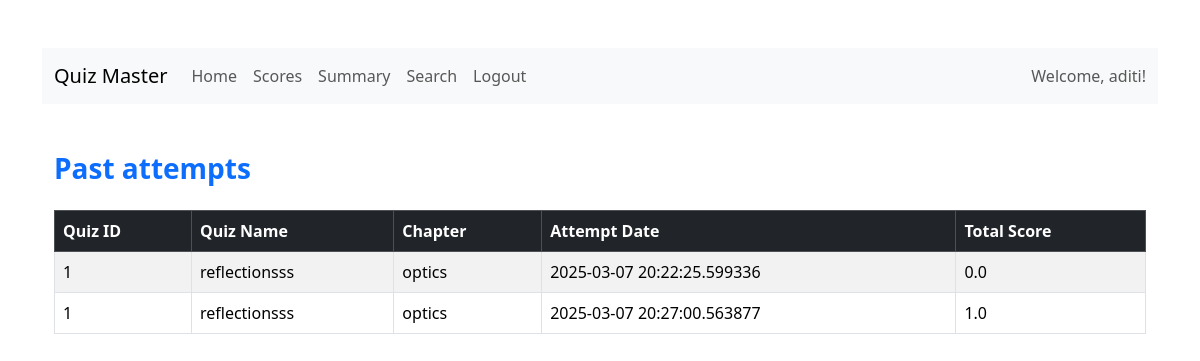
Page /dashboard/user/2/userscores on the earlier database version.
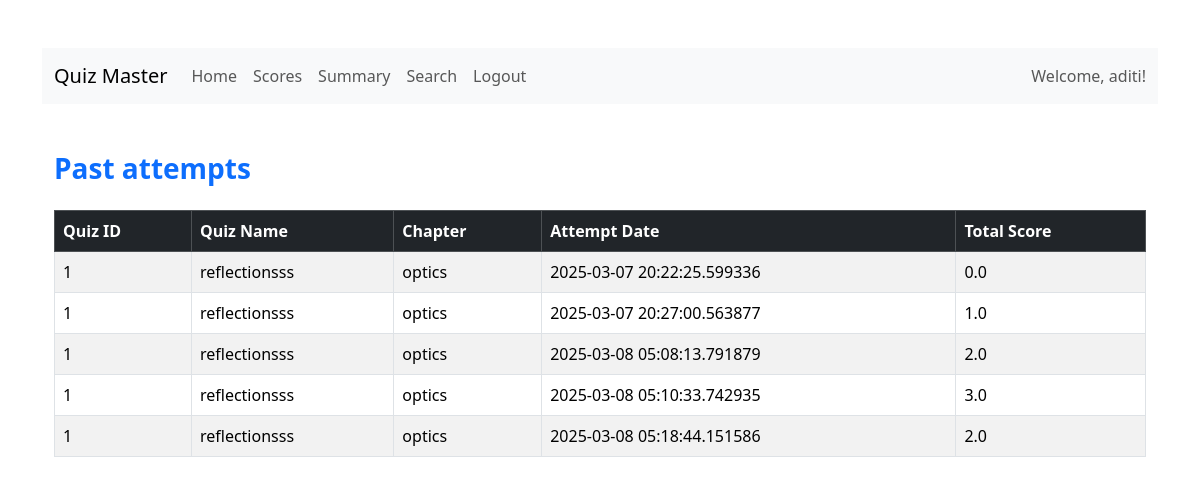
Same page on the later database version.
### models/user.py (models this page shows)
class User(db.Model,UserMixin):
    id = db.Column(db.Integer, primary_key=True, autoincrement=True)
    email = db.Column(db.String(150), unique=True, nullable=False)
    password = db.Column(db.String(150), nullable=False)
    fullname = db.Column(db.String(150), nullable=False)
    qualification = db.Column(db.String(150))
    dob = db.Column(db.Date)
    role=db.Column(db.String(150),nullable=False,default="user")

### models/score.py (models this page shows)
class Score(db.Model):
    id = db.Column(db.Integer, primary_key=True)
    quizid = db.Column(db.Integer, db.ForeignKey('quiz.id'), nullable=False)
    userid = db.Column(db.Integer, db.ForeignKey('user.id'), nullable=False)
    timestampofattempt = db.Column(db.DateTime, default=datetime)
    totalscored = db.Column(db.Float)
    quiz = db.relationship('Quiz', backref='scores')
    user = db.relationship('User', backref='scores')

### models/quiz.py (models this page shows, shortened)
class Quiz(db.Model):
    id = db.Column(db.Integer, primary_key=True)
    chapter_id = db.Column(db.Integer, db.ForeignKey('chapter.id'), nullable=False)
    quizdate = db.Column(db.Date)
    quizduration = db.Column(db.Time)
    quizname=db.Column(db.String(150), nullable=False,unique=True)
    questions = db.relationship('Question', backref='quiz', lazy=True)

### models/chapter.py (models this page shows)
class Chapter(db.Model):
    id = db.Column(db.Integer, primary_key=True)
    name = db.Column(db.String(150), nullable=False,unique=True)
    description = db.Column(db.Text)
    subject_id = db.Column(db.Integer, db.ForeignKey('subject.id'), nullable=False)
    quizzes = db.relationship('Quiz', backref='chapter', lazy=True)

### app.py (the view)
@app.route("/dashboard/user/<int:id>/userscores", methods=["GET", "POST"])
def userscores(id):
    user=User.query.filter_by(id=id).first()
    scores = db.session.query(
        Score.quizid,
        Quiz.quizname,
        Chapter.name,
        Score.timestampofattempt,
        Score.totalscored
    ).join(
        Quiz, Score.quizid == Quiz.id
    ).join(
        Chapter, Quiz.chapter_id == Chapter.id
    ).filter(
        Score.userid == id
    ).all()
    print(user.fullname)
    return render_template("userscores.html",user=user,scores=scores )

### templates/userscores.html (shortened to what this page needs)
{% extends "base.html" %}
{% block content %}
<nav class="navbar navbar-expand-lg navbar-light bg-light">
    <div class="container-fluid">
      <a class="navbar-brand" href="{{ url_for('userdashboard', id=user.id) }}">Quiz Master</a>
      <div class="collapse navbar-collapse">
        <ul class="navbar-nav me-auto mb-2 mb-lg-0">
          <li class="nav-item"><a class="nav-link" href="{{ url_for('userdashboard', id=user.id) }}">Home</a></li>
          <li class="nav-item"><a class="nav-link" href="{{ url_for('userscores', id=user.id) }}">Scores</a></li>
          <li class="nav-item"><a class="nav-link" href="{{ url_for('usersummary', id=user.id) }}">Summary</a></li>
          <li class="nav-item"><a class="nav-link" href="{{ url_for('usersearch', id=user.id) }}">Search</a></li>
          <li class="nav-item"><a class="nav-link" href="{{ url_for('logout') }}">Logout</a></li>
        </ul>
        <span class="navbar-text ms-auto">Welcome, {{ user.fullname }}!</span>
      </div>
    </div>
  </nav>
<div class="container my-5">
    <h3 class="mb-4 text-primary fw-bold">Past attempts</h3>
    <div class="table-responsive">
        <table class="table table-striped table-hover table-bordered">
            <thead class="table-dark">
                <tr>
                    <th scope="col">Quiz ID</th>
                    <th scope="col">Quiz Name</th>
                    <th scope="col">Chapter</th>
                    <th scope="col">Attempt Date</th>
                    <th scope="col">Total Score</th>
                </tr>
            </thead>
            <tbody>
                {% for score in scores %}
                <tr>
                    <td>{{score[0]}}</td>
                    <td>{{score[1]}}</td>
                    <td>{{score[2]}}</td>
                    <td>{{score[3]}}</td>
                    <td>{{score[4]}}</td>
                </tr>
                {% endfor %}
            </tbody>
        </table>
    </div>
{% endblock %}

### templates/base.html (shortened to what this page needs)
<!DOCTYPE html>
<html lang="en">
    <head>
        <link href="https://cdn.jsdelivr.net/npm/bootstrap@5.3.3/dist/css/bootstrap.min.css" rel="stylesheet">
    </head>
<body>
    <div class="container mt-5">
        {% block content %}
        {% endblock %}
    </div>
</body>
</html>

Differences in the rows shown:
added Score: quizid "1", quizname "reflectionsss", name "optics", timestampofattempt "2025-03-08 05:08:13.791879", totalscored "2.0"
added Score: quizid "1", quizname "reflectionsss", name "optics", timestampofattempt "2025-03-08 05:10:33.742935", totalscored "3.0"
added Score: quizid "1", quizname "reflectionsss", name "optics", timestampofattempt "2025-03-08 05:18:44.151586", totalscored "2.0"
